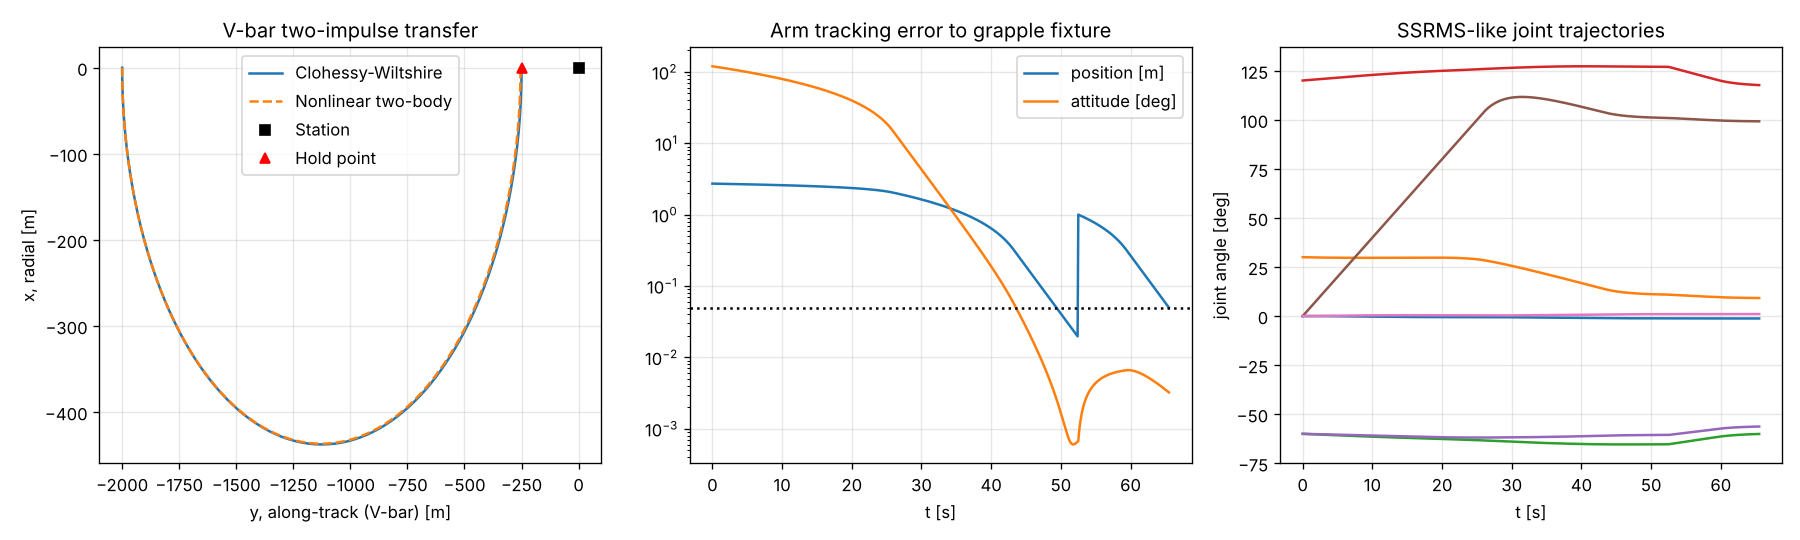

Source code (Python):
"""Demo: V-bar rendezvous to a hold point, R-bar hold, then arm capture.

1. CW two-impulse transfer from 2 km behind the station to the 250 m V-bar
   hold point, checked against a nonlinear two-body propagation.
2. SSRMS-like arm captures a free-drifting vehicle 10 m below the arm base.
"""
import numpy as np
import matplotlib
matplotlib.use("Agg")
import matplotlib.pyplot as plt
from spacearm.constants import MU_EARTH, R_EARTH
from spacearm.proximity import cw_stm, two_impulse_transfer, propagate_nonlinear
from spacearm.manipulator import ssrms_like
from spacearm.capture import CaptureConfig, simulate_capture

a = R_EARTH + 420e3
n = np.sqrt(MU_EARTH / a ** 3)
rc0 = np.array([a, 0, 0.0])
vc0 = np.sqrt(MU_EARTH / a) * np.array([0, np.cos(np.radians(51.6)), np.sin(np.radians(51.6))])

r0, rf, tf = np.array([0, -2000.0, 0]), np.array([0, -250.0, 0]), np.pi / n
dv1, dv2 = two_impulse_transfer(n, r0, np.zeros(3), rf, tf)
ts = np.linspace(0, tf, 300)
cw = np.array([cw_stm(n, t) @ np.concatenate([r0, dv1]) for t in ts])
nl = propagate_nonlinear(rc0, vc0, r0, dv1, ts)
print(f"Mean motion n = {n:.6e} rad/s, period = {2*np.pi/n/60:.2f} min")
print(f"dv1 = {dv1.round(4)} m/s, dv2 = {dv2.round(4)} m/s, total {np.linalg.norm(dv1)+np.linalg.norm(dv2):.4f} m/s")
print(f"CW vs nonlinear miss at hold point: {np.linalg.norm(nl[-1,:3]-rf):.3f} m")

arm = ssrms_like()
cfg = CaptureConfig(vehicle_x0=np.array([-12.0, 0.3, -0.2, 0.002, -0.003, 0.001]))
res = simulate_capture(arm, np.radians([0, 30, -60, 120, -60, 0, 0]), cfg)
print(f"Capture: {res.captured} at t = {res.t_capture:.1f} s, final error "
      f"{res.pos_err[-1]*100:.1f} cm / {np.degrees(res.rot_err[-1]):.2f} deg")

fig, ax = plt.subplots(1, 3, figsize=(15, 4.5))
ax[0].plot(cw[:, 1], cw[:, 0], label="Clohessy-Wiltshire")
ax[0].plot(nl[:, 1], nl[:, 0], "--", label="Nonlinear two-body")
ax[0].plot(0, 0, "ks", label="Station"); ax[0].plot(*rf[[1, 0]], "r^", label="Hold point")
ax[0].set(xlabel="y, along-track (V-bar) [m]", ylabel="x, radial [m]", title="V-bar two-impulse transfer")
ax[0].legend(); ax[0].grid(alpha=.3)
ax[1].semilogy(res.t, res.pos_err, label="position [m]")
ax[1].semilogy(res.t, np.degrees(res.rot_err), label="attitude [deg]")
ax[1].axhline(cfg.tol_pos, color="k", ls=":")
ax[1].set(xlabel="t [s]", title="Arm tracking error to grapple fixture"); ax[1].legend(); ax[1].grid(alpha=.3)
ax[2].plot(res.t, np.degrees(res.q)); ax[2].set(xlabel="t [s]", ylabel="joint angle [deg]",
                                                 title="SSRMS-like joint trajectories"); ax[2].grid(alpha=.3)
fig.tight_layout(); fig.savefig("examples/demo.png", dpi=120)
print("saved examples/demo.png")
